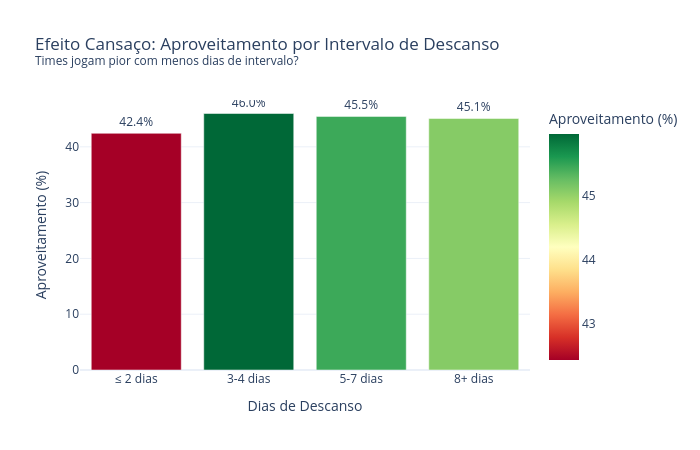

Notebook source saved alongside this figure:
### Code cell
# EFEITO CANSAÇO
# Calcular intervalo entre jogos para cada time
df_sorted = df.sort_values('data')

jogos_time = []
for _, row in df_sorted.iterrows():
    jogos_time.append({'time': row['mandante'], 'data': row['data'], 'ano': row['ano'],
                       'gols_pro': row['mandante_Placar'], 'gols_contra': row['visitante_Placar'],
                       'local': 'casa'})
    jogos_time.append({'time': row['visitante'], 'data': row['data'], 'ano': row['ano'],
                       'gols_pro': row['visitante_Placar'], 'gols_contra': row['mandante_Placar'],
                       'local': 'fora'})

df_jogos = pd.DataFrame(jogos_time)
df_jogos = df_jogos.sort_values(['time', 'data'])
df_jogos['dias_descanso'] = df_jogos.groupby(['time', 'ano'])['data'].diff().dt.days

# Resultado
def resultado(row):
    if pd.isna(row['gols_pro']) or pd.isna(row['gols_contra']): return None
    if row['gols_pro'] > row['gols_contra']: return 3
    elif row['gols_pro'] == row['gols_contra']: return 1
    else: return 0

df_jogos['pontos'] = df_jogos.apply(resultado, axis=1)
df_jogos = df_jogos.dropna(subset=['dias_descanso', 'pontos'])

# Agrupar por faixa de descanso
def faixa_descanso(d):
    if d <= 2: return '\u2264 2 dias'
    elif d <= 4: return '3-4 dias'
    elif d <= 7: return '5-7 dias'
    else: return '8+ dias'

df_jogos['faixa_desc'] = df_jogos['dias_descanso'].apply(faixa_descanso)
df_jogos['faixa_desc'] = pd.Categorical(df_jogos['faixa_desc'], 
                                         ['\u2264 2 dias', '3-4 dias', '5-7 dias', '8+ dias'])

aprov = df_jogos.groupby('faixa_desc').agg(
    aproveitamento=('pontos', lambda x: x.mean() / 3 * 100),
    jogos=('pontos', 'count')
).reset_index()

print('Aproveitamento por intervalo de descanso:')
for _, r in aprov.iterrows():
    print(f"  {r['faixa_desc']}: {r['aproveitamento']:.1f}% ({int(r['jogos'])} jogos)")

fig3 = px.bar(aprov, x='faixa_desc', y='aproveitamento',
              text=aprov['aproveitamento'].round(1).astype(str) + '%',
              title='Efeito Cansaço: Aproveitamento por Intervalo de Descanso<br><sup>Times jogam pior com menos dias de intervalo?</sup>',
              labels={'faixa_desc': 'Dias de Descanso', 'aproveitamento': 'Aproveitamento (%)'},
              color='aproveitamento',
              color_continuous_scale='RdYlGn')
fig3.update_layout(template='plotly_white', width=700, height=450, showlegend=False)
fig3.update_traces(textposition='outside')

fig3.show()
path = '../charts/efeito_cansaco.html'
fig3.write_html(path, include_plotlyjs='cdn')

# Adiciona descrição estatística
_desc = "Análise comparativa do aproveitamento médio por faixa de intervalo de descanso. A diferença entre as categorias é reduzida (~3.6 p.p.), sugerindo baixa significância estatística do efeito cansaço sobre o resultado."
with open(path) as f:
    html = f.read()
html = html.replace('<div>', f'<p style="text-align:center;color:#666;font-size:13px;font-family:sans-serif;margin:8px 0 0 0;">{_desc}</p>\n<div>', 1)
with open(path, 'w') as f:
    f.write(html)

print('Gráfico exportado: charts/efeito_cansaco.html')

### Figure 1 — Plotly figure (JSON) as saved in the notebook; plotly's stock layout.template omitted (floating-point values rounded to 4 significant figures)
{"data": [{"hovertemplate": "Dias de Descanso=%{x}<br>Aproveitamento (%)=%{marker.color}<br>text=%{text}<extra></extra>", "legendgroup": "", "marker": {"color": [42.42, 45.97, 45.46, 45.09], "coloraxis": "coloraxis", "pattern": {"shape": ""}}, "name": "", "orientation": "v", "showlegend": false, "text": ["42.4%", "46.0%", "45.5%", "45.1%"], "textposition": "outside", "type": "bar", "x": ["≤ 2 dias", "3-4 dias", "5-7 dias", "8+ dias"], "xaxis": "x", "y": [42.42, 45.97, 45.46, 45.09], "yaxis": "y"}], "layout": {"barmode": "relative", "coloraxis": {"colorbar": {"title": {"text": "Aproveitamento (%)"}}, "colorscale": [[0.0, "rgb(165,0,38)"], [0.1, "rgb(215,48,39)"], [0.2, "rgb(244,109,67)"], [0.3, "rgb(253,174,97)"], [0.4, "rgb(254,224,139)"], [0.5, "rgb(255,255,191)"], [0.6, "rgb(217,239,139)"], [0.7, "rgb(166,217,106)"], [0.8, "rgb(102,189,99)"], [0.9, "rgb(26,152,80)"], [1.0, "rgb(0,104,55)"]]}, "height": 450, "legend": {"tracegroupgap": 0}, "showlegend": false, "title": {"text": "Efeito Cansaço: Aproveitamento por Intervalo de Descanso<br><sup>Times jogam pior com menos dias de intervalo?</sup>"}, "width": 700, "xaxis": {"anchor": "y", "domain": [0.0, 1.0], "title": {"text": "Dias de Descanso"}}, "yaxis": {"anchor": "x", "domain": [0.0, 1.0], "title": {"text": "Aproveitamento (%)"}}}}
